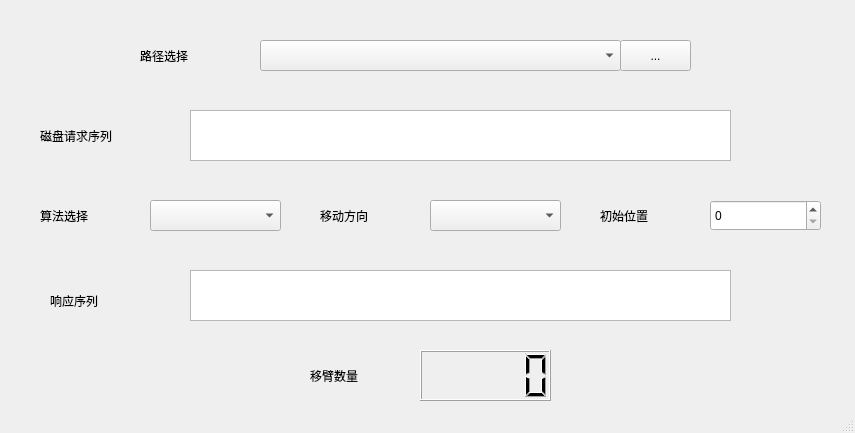
<?xml version="1.0" encoding="UTF-8"?>
<ui version="4.0">
 <class>MainWindow</class>
 <widget class="QMainWindow" name="MainWindow">
  <property name="geometry">
   <rect>
    <x>0</x>
    <y>0</y>
    <width>855</width>
    <height>433</height>
   </rect>
  </property>
  <property name="windowTitle">
   <string>MainWindow</string>
  </property>
  <widget class="QWidget" name="centralwidget">
   <widget class="QLabel" name="label_2">
    <property name="geometry">
     <rect>
      <x>140</x>
      <y>40</y>
      <width>281</width>
      <height>31</height>
     </rect>
    </property>
    <property name="font">
     <font>
      <family>新宋体</family>
     </font>
    </property>
    <property name="text">
     <string>路径选择</string>
    </property>
   </widget>
   <widget class="QLabel" name="label_5">
    <property name="geometry">
     <rect>
      <x>310</x>
      <y>360</y>
      <width>141</width>
      <height>31</height>
     </rect>
    </property>
    <property name="font">
     <font>
      <family>新宋体</family>
     </font>
    </property>
    <property name="text">
     <string>移臂数量</string>
    </property>
   </widget>
   <widget class="QToolButton" name="toolButton">
    <property name="geometry">
     <rect>
      <x>620</x>
      <y>40</y>
      <width>71</width>
      <height>31</height>
     </rect>
    </property>
    <property name="text">
     <string>...</string>
    </property>
   </widget>
   <widget class="QLabel" name="label_3">
    <property name="geometry">
     <rect>
      <x>40</x>
      <y>200</y>
      <width>141</width>
      <height>31</height>
     </rect>
    </property>
    <property name="font">
     <font>
      <family>新宋体</family>
     </font>
    </property>
    <property name="text">
     <string>算法选择</string>
    </property>
   </widget>
   <widget class="QLabel" name="label">
    <property name="geometry">
     <rect>
      <x>50</x>
      <y>290</y>
      <width>91</width>
      <height>21</height>
     </rect>
    </property>
    <property name="text">
     <string>响应序列</string>
    </property>
   </widget>
   <widget class="QLabel" name="label_7">
    <property name="geometry">
     <rect>
      <x>40</x>
      <y>120</y>
      <width>141</width>
      <height>31</height>
     </rect>
    </property>
    <property name="font">
     <font>
      <family>新宋体</family>
     </font>
    </property>
    <property name="text">
     <string>磁盘请求序列</string>
    </property>
   </widget>
   <widget class="QTextBrowser" name="textBrowser">
    <property name="geometry">
     <rect>
      <x>190</x>
      <y>110</y>
      <width>541</width>
      <height>51</height>
     </rect>
    </property>
    <property name="html">
     <string>&lt;!DOCTYPE HTML PUBLIC &quot;-//W3C//DTD HTML 4.0//EN&quot; &quot;http://www.w3.org/TR/REC-html40/strict.dtd&quot;&gt;
&lt;html&gt;&lt;head&gt;&lt;meta name=&quot;qrichtext&quot; content=&quot;1&quot; /&gt;&lt;style type=&quot;text/css&quot;&gt;
p, li { white-space: pre-wrap; }
&lt;/style&gt;&lt;/head&gt;&lt;body style=&quot; font-family:'SimSun'; font-size:9pt; font-weight:400; font-style:normal;&quot;&gt;
&lt;p align=&quot;center&quot; style=&quot;-qt-paragraph-type:empty; margin-top:0px; margin-bottom:0px; margin-left:0px; margin-right:0px; -qt-block-indent:0; text-indent:0px; font-family:'SimSun';&quot;&gt;&lt;br /&gt;&lt;/p&gt;&lt;/body&gt;&lt;/html&gt;</string>
    </property>
   </widget>
   <widget class="QLCDNumber" name="lcdNumber">
    <property name="geometry">
     <rect>
      <x>420</x>
      <y>350</y>
      <width>131</width>
      <height>51</height>
     </rect>
    </property>
   </widget>
   <widget class="QSpinBox" name="spinBox">
    <property name="geometry">
     <rect>
      <x>710</x>
      <y>200</y>
      <width>111</width>
      <height>31</height>
     </rect>
    </property>
    <property name="maximum">
     <number>500</number>
    </property>
   </widget>
   <widget class="QComboBox" name="cbo_path">
    <property name="geometry">
     <rect>
      <x>260</x>
      <y>40</y>
      <width>361</width>
      <height>31</height>
     </rect>
    </property>
   </widget>
   <widget class="QComboBox" name="comboBox">
    <property name="geometry">
     <rect>
      <x>150</x>
      <y>200</y>
      <width>131</width>
      <height>31</height>
     </rect>
    </property>
    <item>
     <property name="text">
      <string/>
     </property>
    </item>
    <item>
     <property name="text">
      <string>SSTF</string>
     </property>
    </item>
    <item>
     <property name="text">
      <string>SCAN</string>
     </property>
    </item>
   </widget>
   <widget class="QLabel" name="label_8">
    <property name="geometry">
     <rect>
      <x>600</x>
      <y>200</y>
      <width>141</width>
      <height>31</height>
     </rect>
    </property>
    <property name="font">
     <font>
      <family>新宋体</family>
     </font>
    </property>
    <property name="text">
     <string>初始位置</string>
    </property>
   </widget>
   <widget class="QTextBrowser" name="textBrowser_2">
    <property name="geometry">
     <rect>
      <x>190</x>
      <y>270</y>
      <width>541</width>
      <height>51</height>
     </rect>
    </property>
    <property name="html">
     <string>&lt;!DOCTYPE HTML PUBLIC &quot;-//W3C//DTD HTML 4.0//EN&quot; &quot;http://www.w3.org/TR/REC-html40/strict.dtd&quot;&gt;
&lt;html&gt;&lt;head&gt;&lt;meta name=&quot;qrichtext&quot; content=&quot;1&quot; /&gt;&lt;style type=&quot;text/css&quot;&gt;
p, li { white-space: pre-wrap; }
&lt;/style&gt;&lt;/head&gt;&lt;body style=&quot; font-family:'SimSun'; font-size:9pt; font-weight:400; font-style:normal;&quot;&gt;
&lt;p align=&quot;center&quot; style=&quot;-qt-paragraph-type:empty; margin-top:0px; margin-bottom:0px; margin-left:0px; margin-right:0px; -qt-block-indent:0; text-indent:0px; font-family:'SimSun';&quot;&gt;&lt;br /&gt;&lt;/p&gt;&lt;/body&gt;&lt;/html&gt;</string>
    </property>
   </widget>
   <widget class="QComboBox" name="comboBox_2">
    <property name="geometry">
     <rect>
      <x>430</x>
      <y>200</y>
      <width>131</width>
      <height>31</height>
     </rect>
    </property>
    <item>
     <property name="text">
      <string/>
     </property>
    </item>
    <item>
     <property name="text">
      <string>序号增加</string>
     </property>
    </item>
    <item>
     <property name="text">
      <string>序号减少</string>
     </property>
    </item>
   </widget>
   <widget class="QLabel" name="label_4">
    <property name="geometry">
     <rect>
      <x>320</x>
      <y>200</y>
      <width>141</width>
      <height>31</height>
     </rect>
    </property>
    <property name="font">
     <font>
      <family>新宋体</family>
     </font>
    </property>
    <property name="text">
     <string>移动方向</string>
    </property>
   </widget>
  </widget>
  <widget class="QMenuBar" name="menubar">
   <property name="geometry">
    <rect>
     <x>0</x>
     <y>0</y>
     <width>855</width>
     <height>26</height>
    </rect>
   </property>
  </widget>
  <widget class="QStatusBar" name="statusbar"/>
 </widget>
 <resources/>
 <connections/>
</ui>
